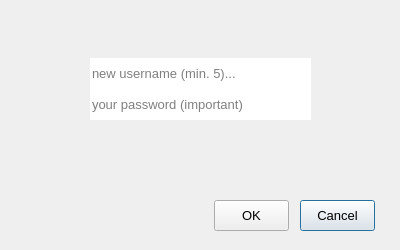
<?xml version="1.0" encoding="UTF-8"?>
<ui version="4.0">
 <class>Dialog</class>
 <widget class="QDialog" name="Dialog">
  <property name="geometry">
   <rect>
    <x>0</x>
    <y>0</y>
    <width>400</width>
    <height>250</height>
   </rect>
  </property>
  <property name="font">
   <font>
    <family>Arial</family>
    <pointsize>10</pointsize>
   </font>
  </property>
  <property name="windowTitle">
   <string>Changing Username</string>
  </property>
  <property name="windowIcon">
   <iconset>
    <normaloff>../main_icon/icon.ico</normaloff>../main_icon/icon.ico</iconset>
  </property>
  <property name="styleSheet">
   <string notr="true">QLabel{
	color:#292828;
	margin-bottom:5;
}
QLineEdit{
	padding-left:5;
	margin:5;
	color: white;
	background-color:#292828;
	selection-background-color:white;
	selection-color:#292828;
	border-radius:10;

}
QDialog{
	background-color:white;
}
QPushButton{
	outline:none;
	margin:5;
	color:white;
	background-color:#292828;
	border-radius:10;
	border-style:outset;
}
QPushButton:pressed{
	margin:5;
	color:#292828;
	background-color:white;
	border-style:inset;
	border-color:#292828;
	border-width:1;
}&lt;?xml version=&quot;1.0&quot; encoding=&quot;UTF-8&quot;?&gt;
&lt;ui version=&quot;4.0&quot;&gt;
 &lt;widget name=&quot;__qt_fake_top_level&quot;&gt;
  &lt;widget class=&quot;QPushButton&quot; name=&quot;pushButton&quot;&gt;
   &lt;property name=&quot;geometry&quot;&gt;
    &lt;rect&gt;
     &lt;x&gt;530&lt;/x&gt;
     &lt;y&gt;370&lt;/y&gt;
     &lt;width&gt;75&lt;/width&gt;
     &lt;height&gt;31&lt;/height&gt;
    &lt;/rect&gt;
   &lt;/property&gt;
   &lt;property name=&quot;styleSheet&quot;&gt;
    &lt;string notr=&quot;true&quot;&gt;QPushButton#pushButton{
	margin:5;
	color:white;
	background-color:#292828;
	border-radius:10;
	border-style:outset;
}
QPushButton#pushButton:pressed{
	margin:5;
	background-color:black;
	border-style:inset;
}&lt;/string&gt;
   &lt;/property&gt;
   &lt;property name=&quot;text&quot;&gt;
    &lt;string&gt;Log In&lt;/string&gt;
   &lt;/property&gt;
  &lt;/widget&gt;
 &lt;/widget&gt;
 &lt;resources/&gt;
&lt;/ui&gt;
</string>
  </property>
  <property name="inputMethodHints">
   <set>Qt::ImhNone</set>
  </property>
  <property name="sizeGripEnabled">
   <bool>false</bool>
  </property>
  <property name="modal">
   <bool>false</bool>
  </property>
  <widget class="QPushButton" name="cancel">
   <property name="geometry">
    <rect>
     <x>300</x>
     <y>200</y>
     <width>75</width>
     <height>31</height>
    </rect>
   </property>
   <property name="font">
    <font>
     <family>Arial</family>
     <pointsize>10</pointsize>
    </font>
   </property>
   <property name="cursor">
    <cursorShape>PointingHandCursor</cursorShape>
   </property>
   <property name="text">
    <string>Cancel</string>
   </property>
  </widget>
  <widget class="QPushButton" name="ok">
   <property name="geometry">
    <rect>
     <x>214</x>
     <y>200</y>
     <width>75</width>
     <height>31</height>
    </rect>
   </property>
   <property name="font">
    <font>
     <family>Arial</family>
     <pointsize>10</pointsize>
    </font>
   </property>
   <property name="cursor">
    <cursorShape>PointingHandCursor</cursorShape>
   </property>
   <property name="text">
    <string>OK</string>
   </property>
  </widget>
  <widget class="QLineEdit" name="line_new_username">
   <property name="geometry">
    <rect>
     <x>90</x>
     <y>58</y>
     <width>221</width>
     <height>31</height>
    </rect>
   </property>
   <property name="font">
    <font>
     <family>Arial</family>
     <pointsize>10</pointsize>
    </font>
   </property>
   <property name="maxLength">
    <number>10</number>
   </property>
   <property name="frame">
    <bool>false</bool>
   </property>
   <property name="echoMode">
    <enum>QLineEdit::Normal</enum>
   </property>
   <property name="placeholderText">
    <string>new username (min. 5)...</string>
   </property>
   <property name="clearButtonEnabled">
    <bool>true</bool>
   </property>
  </widget>
  <widget class="QLineEdit" name="line_password">
   <property name="geometry">
    <rect>
     <x>90</x>
     <y>89</y>
     <width>221</width>
     <height>31</height>
    </rect>
   </property>
   <property name="font">
    <font>
     <family>Arial</family>
     <pointsize>10</pointsize>
    </font>
   </property>
   <property name="inputMethodHints">
    <set>Qt::ImhHiddenText|Qt::ImhNoAutoUppercase|Qt::ImhNoPredictiveText|Qt::ImhSensitiveData</set>
   </property>
   <property name="maxLength">
    <number>10</number>
   </property>
   <property name="frame">
    <bool>false</bool>
   </property>
   <property name="echoMode">
    <enum>QLineEdit::Password</enum>
   </property>
   <property name="placeholderText">
    <string>your password (important)</string>
   </property>
   <property name="clearButtonEnabled">
    <bool>true</bool>
   </property>
  </widget>
  <widget class="QLabel" name="lbl_warn">
   <property name="geometry">
    <rect>
     <x>90</x>
     <y>120</y>
     <width>225</width>
     <height>41</height>
    </rect>
   </property>
   <property name="font">
    <font>
     <family>Arial</family>
     <pointsize>10</pointsize>
    </font>
   </property>
   <property name="styleSheet">
    <string notr="true">color:red;</string>
   </property>
   <property name="text">
    <string/>
   </property>
  </widget>
 </widget>
 <resources/>
 <connections/>
</ui>
